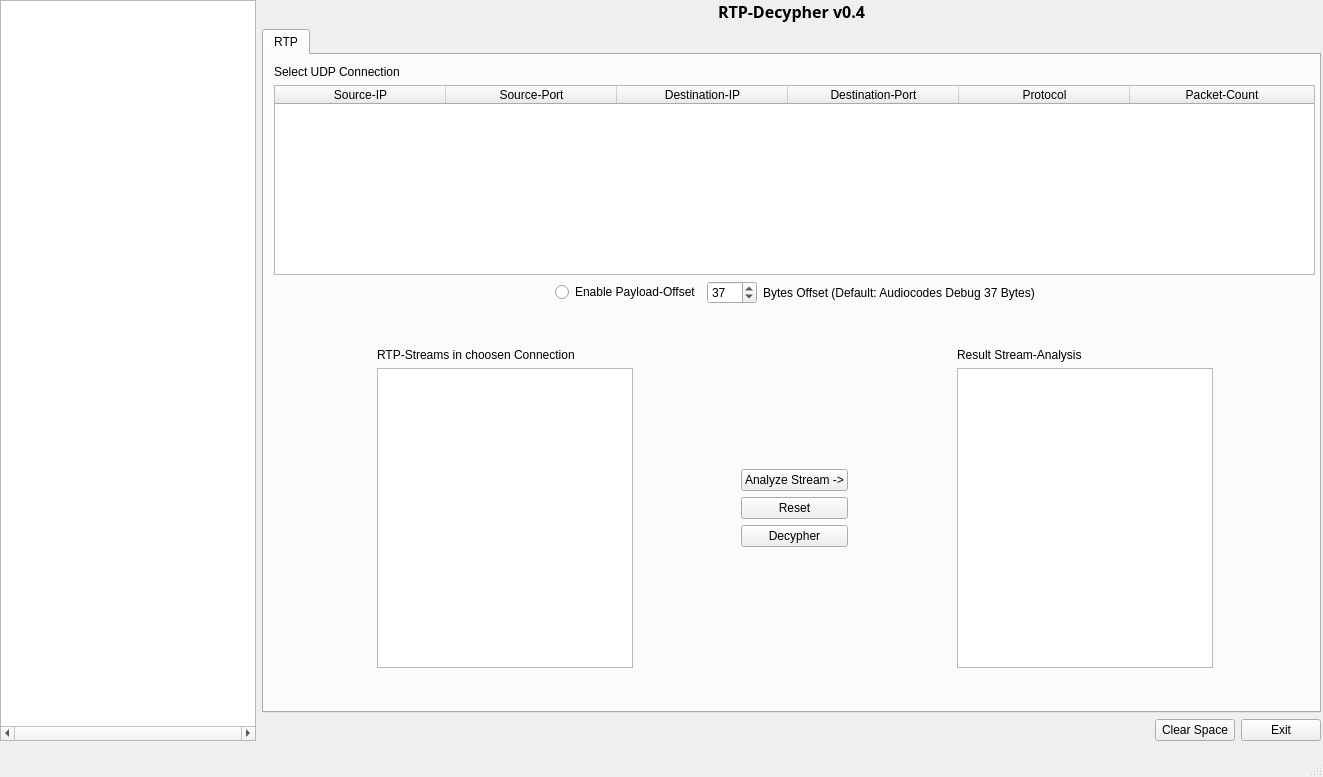
<?xml version="1.0" encoding="UTF-8"?>
<ui version="4.0">
 <class>MainWindow</class>
 <widget class="QMainWindow" name="MainWindow">
  <property name="geometry">
   <rect>
    <x>0</x>
    <y>0</y>
    <width>1323</width>
    <height>777</height>
   </rect>
  </property>
  <property name="windowTitle">
   <string>MainWindow</string>
  </property>
  <widget class="QWidget" name="centralwidget">
   <widget class="QWidget" name="layoutWidget">
    <property name="geometry">
     <rect>
      <x>0</x>
      <y>0</y>
      <width>1321</width>
      <height>741</height>
     </rect>
    </property>
    <layout class="QGridLayout" name="gridLayout">
     <item row="1" column="1" colspan="2">
      <widget class="QTabWidget" name="tab_w_analyser">
       <property name="currentIndex">
        <number>0</number>
       </property>
       <widget class="QWidget" name="tab_rtp">
        <attribute name="title">
         <string>RTP</string>
        </attribute>
        <widget class="QWidget" name="layoutWidget">
         <property name="geometry">
          <rect>
           <x>10</x>
           <y>10</y>
           <width>1041</width>
           <height>641</height>
          </rect>
         </property>
         <layout class="QGridLayout" name="gridLayout_3">
          <item row="1" column="0">
           <spacer name="verticalSpacer_3">
            <property name="orientation">
             <enum>Qt::Orientation::Vertical</enum>
            </property>
            <property name="sizeHint" stdset="0">
             <size>
              <width>20</width>
              <height>40</height>
             </size>
            </property>
           </spacer>
          </item>
          <item row="2" column="0">
           <layout class="QGridLayout" name="gridLayout_2">
            <item row="0" column="5">
             <layout class="QVBoxLayout" name="verticalLayout_3">
              <item>
               <widget class="QLabel" name="label_4">
                <property name="text">
                 <string>Result Stream-Analysis</string>
                </property>
               </widget>
              </item>
              <item>
               <widget class="QListWidget" name="list_rtp_analysis"/>
              </item>
             </layout>
            </item>
            <item row="0" column="1">
             <layout class="QVBoxLayout" name="verticalLayout_2">
              <item>
               <widget class="QLabel" name="label_3">
                <property name="text">
                 <string>RTP-Streams in choosen Connection</string>
                </property>
               </widget>
              </item>
              <item>
               <widget class="QTableWidget" name="table_rtp_in_connect">
                <property name="minimumSize">
                 <size>
                  <width>0</width>
                  <height>300</height>
                 </size>
                </property>
               </widget>
              </item>
             </layout>
            </item>
            <item row="0" column="0">
             <spacer name="horizontalSpacer_6">
              <property name="orientation">
               <enum>Qt::Orientation::Horizontal</enum>
              </property>
              <property name="sizeHint" stdset="0">
               <size>
                <width>40</width>
                <height>20</height>
               </size>
              </property>
             </spacer>
            </item>
            <item row="0" column="3">
             <layout class="QVBoxLayout" name="verticalLayout">
              <item>
               <spacer name="verticalSpacer">
                <property name="orientation">
                 <enum>Qt::Orientation::Vertical</enum>
                </property>
                <property name="sizeHint" stdset="0">
                 <size>
                  <width>20</width>
                  <height>40</height>
                 </size>
                </property>
               </spacer>
              </item>
              <item>
               <widget class="QPushButton" name="btn_analyse">
                <property name="text">
                 <string>Analyze Stream -&gt;</string>
                </property>
               </widget>
              </item>
              <item>
               <widget class="QPushButton" name="btn_reset">
                <property name="text">
                 <string>Reset</string>
                </property>
               </widget>
              </item>
              <item>
               <widget class="QPushButton" name="btn_decypher">
                <property name="text">
                 <string>Decypher</string>
                </property>
               </widget>
              </item>
              <item>
               <spacer name="verticalSpacer_2">
                <property name="orientation">
                 <enum>Qt::Orientation::Vertical</enum>
                </property>
                <property name="sizeHint" stdset="0">
                 <size>
                  <width>20</width>
                  <height>40</height>
                 </size>
                </property>
               </spacer>
              </item>
             </layout>
            </item>
            <item row="0" column="4">
             <spacer name="horizontalSpacer_2">
              <property name="orientation">
               <enum>Qt::Orientation::Horizontal</enum>
              </property>
              <property name="sizeHint" stdset="0">
               <size>
                <width>40</width>
                <height>20</height>
               </size>
              </property>
             </spacer>
            </item>
            <item row="0" column="2">
             <spacer name="horizontalSpacer">
              <property name="orientation">
               <enum>Qt::Orientation::Horizontal</enum>
              </property>
              <property name="sizeHint" stdset="0">
               <size>
                <width>40</width>
                <height>20</height>
               </size>
              </property>
             </spacer>
            </item>
            <item row="0" column="6">
             <spacer name="horizontalSpacer_7">
              <property name="orientation">
               <enum>Qt::Orientation::Horizontal</enum>
              </property>
              <property name="sizeHint" stdset="0">
               <size>
                <width>40</width>
                <height>20</height>
               </size>
              </property>
             </spacer>
            </item>
           </layout>
          </item>
          <item row="0" column="0">
           <layout class="QVBoxLayout" name="verticalLayout_5">
            <item>
             <layout class="QVBoxLayout" name="verticalLayout_4">
              <item>
               <widget class="QLabel" name="label_2">
                <property name="text">
                 <string>Select UDP Connection</string>
                </property>
               </widget>
              </item>
              <item>
               <widget class="QTableWidget" name="table_connections">
                <property name="editTriggers">
                 <set>QAbstractItemView::EditTrigger::NoEditTriggers</set>
                </property>
                <property name="selectionBehavior">
                 <enum>QAbstractItemView::SelectionBehavior::SelectRows</enum>
                </property>
                <attribute name="horizontalHeaderCascadingSectionResizes">
                 <bool>true</bool>
                </attribute>
                <attribute name="horizontalHeaderDefaultSectionSize">
                 <number>171</number>
                </attribute>
                <attribute name="horizontalHeaderShowSortIndicator" stdset="0">
                 <bool>true</bool>
                </attribute>
                <attribute name="horizontalHeaderStretchLastSection">
                 <bool>true</bool>
                </attribute>
                <column>
                 <property name="text">
                  <string>Source-IP</string>
                 </property>
                </column>
                <column>
                 <property name="text">
                  <string>Source-Port</string>
                 </property>
                </column>
                <column>
                 <property name="text">
                  <string>Destination-IP</string>
                 </property>
                </column>
                <column>
                 <property name="text">
                  <string>Destination-Port</string>
                 </property>
                </column>
                <column>
                 <property name="text">
                  <string>Protocol</string>
                 </property>
                </column>
                <column>
                 <property name="text">
                  <string>Packet-Count</string>
                 </property>
                </column>
               </widget>
              </item>
             </layout>
            </item>
            <item>
             <layout class="QHBoxLayout" name="horizontalLayout_2">
              <item>
               <spacer name="horizontalSpacer_4">
                <property name="orientation">
                 <enum>Qt::Orientation::Horizontal</enum>
                </property>
                <property name="sizeHint" stdset="0">
                 <size>
                  <width>25</width>
                  <height>20</height>
                 </size>
                </property>
               </spacer>
              </item>
              <item>
               <widget class="QRadioButton" name="rb_enable_offset">
                <property name="text">
                 <string>Enable Payload-Offset</string>
                </property>
               </widget>
              </item>
              <item>
               <widget class="QSpinBox" name="spinner_offset">
                <property name="minimumSize">
                 <size>
                  <width>50</width>
                  <height>0</height>
                 </size>
                </property>
                <property name="value">
                 <number>37</number>
                </property>
               </widget>
              </item>
              <item>
               <widget class="QLabel" name="label_5">
                <property name="text">
                 <string>Bytes Offset (Default: Audiocodes Debug 37 Bytes)</string>
                </property>
               </widget>
              </item>
              <item>
               <spacer name="horizontalSpacer_5">
                <property name="orientation">
                 <enum>Qt::Orientation::Horizontal</enum>
                </property>
                <property name="sizeHint" stdset="0">
                 <size>
                  <width>25</width>
                  <height>20</height>
                 </size>
                </property>
               </spacer>
              </item>
             </layout>
            </item>
           </layout>
          </item>
          <item row="3" column="0">
           <spacer name="verticalSpacer_4">
            <property name="orientation">
             <enum>Qt::Orientation::Vertical</enum>
            </property>
            <property name="sizeHint" stdset="0">
             <size>
              <width>20</width>
              <height>40</height>
             </size>
            </property>
           </spacer>
          </item>
         </layout>
        </widget>
       </widget>
      </widget>
     </item>
     <item row="0" column="0" rowspan="3">
      <widget class="QTreeView" name="tw_filesystem">
       <property name="sizePolicy">
        <sizepolicy hsizetype="Fixed" vsizetype="Expanding">
         <horstretch>0</horstretch>
         <verstretch>0</verstretch>
        </sizepolicy>
       </property>
       <property name="minimumSize">
        <size>
         <width>50</width>
         <height>0</height>
        </size>
       </property>
       <property name="verticalScrollBarPolicy">
        <enum>Qt::ScrollBarPolicy::ScrollBarAsNeeded</enum>
       </property>
       <property name="horizontalScrollBarPolicy">
        <enum>Qt::ScrollBarPolicy::ScrollBarAlwaysOn</enum>
       </property>
      </widget>
     </item>
     <item row="0" column="1" colspan="2">
      <widget class="QLabel" name="label">
       <property name="font">
        <font>
         <family>Nirmala Text</family>
         <pointsize>12</pointsize>
         <bold>true</bold>
        </font>
       </property>
       <property name="text">
        <string>RTP-Decypher v0.4</string>
       </property>
       <property name="alignment">
        <set>Qt::AlignmentFlag::AlignCenter</set>
       </property>
      </widget>
     </item>
     <item row="2" column="2">
      <layout class="QHBoxLayout" name="horizontalLayout">
       <item>
        <spacer name="horizontalSpacer_3">
         <property name="orientation">
          <enum>Qt::Orientation::Horizontal</enum>
         </property>
         <property name="sizeHint" stdset="0">
          <size>
           <width>40</width>
           <height>20</height>
          </size>
         </property>
        </spacer>
       </item>
       <item>
        <widget class="QPushButton" name="btn_clear">
         <property name="text">
          <string>Clear Space</string>
         </property>
        </widget>
       </item>
       <item>
        <widget class="QPushButton" name="btn_exit">
         <property name="text">
          <string>Exit</string>
         </property>
        </widget>
       </item>
      </layout>
     </item>
    </layout>
   </widget>
  </widget>
  <widget class="QMenuBar" name="menubar">
   <property name="geometry">
    <rect>
     <x>0</x>
     <y>0</y>
     <width>1323</width>
     <height>22</height>
    </rect>
   </property>
  </widget>
  <widget class="QStatusBar" name="statusbar"/>
 </widget>
 <resources/>
 <connections/>
</ui>
